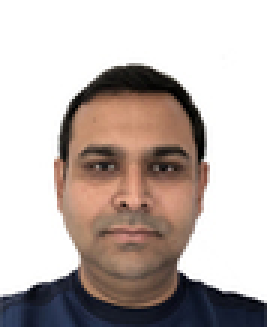
#> input picture test/satya1.jpg, 89 x 109 px (shown 3 times larger); its folder holds only this picture in this run
$ python createPCAModel.py
#> lines starting #> are read from the running program, lines starting #| are printed output that depends on the picture
# -*- coding: utf-8 -*-
"""
Created on Tue Nov  9 18:04:58 2021

@author: mohwa
"""

#!/usr/bin/env python3
import os
import sys
import cv2
import numpy as np

# Create data matrix from a list of images
def createDataMatrix(images):
	print("Creating data matrix",end=" ... ", flush=True)
	'''
	Allocate space for all images in one data matrix.
  The size of the data matrix is

  ( w  * h  * 3, numImages )

  where,

  w = width of an image in the dataset.
  h = height of an image in the dataset.
  3 is for the 3 color channels.
  '''

	numImages = len(images)
	sz = images[0].shape
	data = np.zeros((numImages, sz[0] * sz[1] * sz[2]), dtype=np.float32)
	for i in range(0, numImages):
		image = images[i].flatten()
		data[i,:] = image

	print("DONE")
	return data

# Read images from the directory
def readImages(path):
#> called with path = 'test'
	print("Reading images from " + path, end=" ... ", flush=True)
	# Create array of array of images.
	images = []
	# List all files in the directory and read points from text files one by one
	for filePath in sorted(os.listdir(path)):
		fileExt = os.path.splitext(filePath)[1]
		if fileExt in [".jpg", ".jpeg"]:
			# Add to array of images
			imagePath = os.path.join(path, filePath)
			im = cv2.imread(imagePath)
#> im is the input picture: shape (109, 89, 3); mean B, G, R 176.7, 181, 192

			if im is None :
				print("image:{} not read properly".format(imagePath))
			else :
				# Convert image to floating point
				im = np.float32(im)/255.0
				# Add image to list
				images.append(im)
				# Flip image
				imFlip = cv2.flip(im, 1);
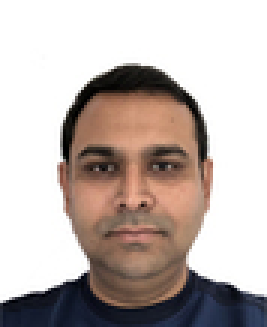
#> imFlip: shape (109, 89, 3) float32 (shown 3 times larger); mean B, G, R 0.693, 0.71, 0.753
				# Append flipped image
				images.append(imFlip)

	numImages = len(images) / 2
#> numImages = 1
	# Exit if no image found
	if numImages == 0 :
		print("No images found")
		sys.exit(0)

	print(str(numImages) + " files read.")
#| 1.0 files read.
	return images


if __name__ == '__main__':

	# Directory containing images
	dirName = "test"

	# Read images
	images = readImages(dirName)
#> images = 2 items

	# Size of images
	sz = images[0].shape
#> sz = (109, 89, 3)

	# Create data matrix for PCA.
	data = createDataMatrix(images)
#> in createDataMatrix, `numImages = len(images)`: numImages = 2

	# Compute the eigenvectors from the stack of images created
	print("Calculating PCA ", end=" ... ", flush=True)
	mean, eigenVectors = cv2.PCACompute(data, mean=None)
	print ("DONE")


	filename = "pcaParams.yml"
	print("Writing size, mean and eigenVectors to " + filename, end=" ... ", flush=True)
	file = cv2.FileStorage(filename, cv2.FILE_STORAGE_WRITE)
	file.write("mean", mean)
	file.write("eigenVectors", eigenVectors)
	file.write("size", sz)
	file.release()
	print("DONE")

$ run again, on test/satya2.jpg
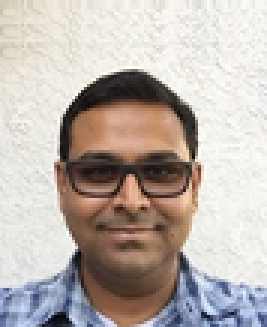
#> input picture test/satya2.jpg, 89 x 109 px (shown 3 times larger)
#> in readImages, im is the input picture: shape (109, 89, 3); mean B, G, R 173.2, 179.3, 188.6
#> in readImages, `imFlip = cv2.flip(im, 1);`:
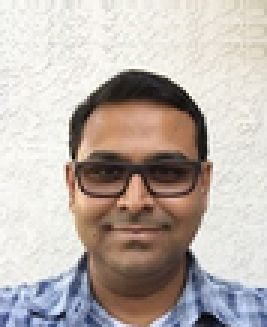
#> imFlip: shape (109, 89, 3) float32 (shown 3 times larger); mean B, G, R 0.679, 0.703, 0.739
#> in readImages, `numImages = len(images) / 2`: numImages = 1
#| 1.0 files read.
#> images = 2 items
#> in createDataMatrix, `numImages = len(images)`: numImages = 2
